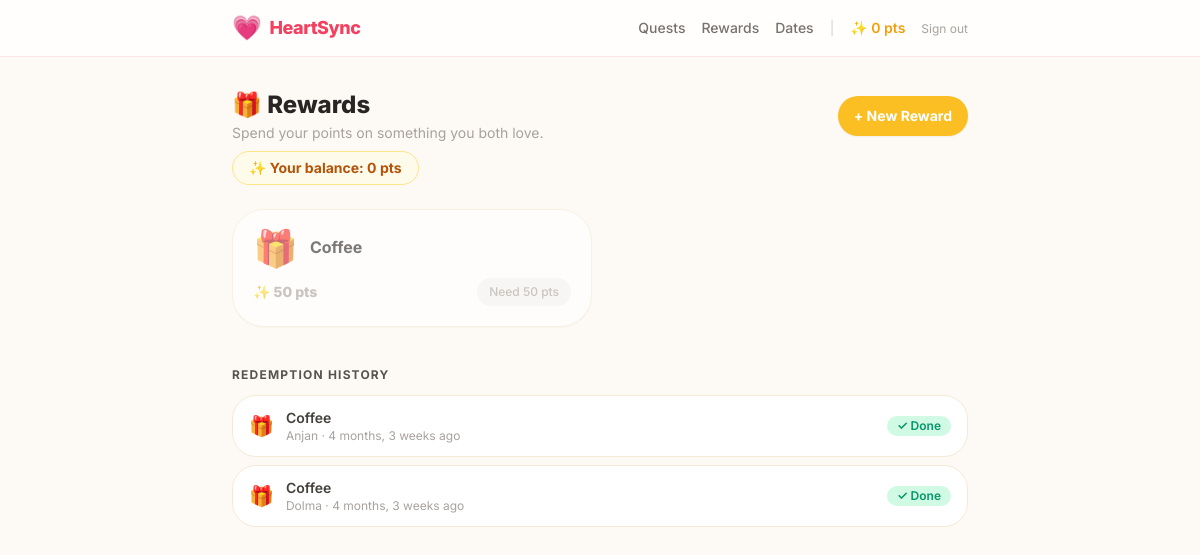
/rewards/ (signed in), run on the app's committed database.
### core/models.py (models this page shows, shortened)
class Profile(models.Model):
    user = models.OneToOneField(User, on_delete=models.CASCADE, related_name="profile")
    house = models.ForeignKey(
        House,
        on_delete=models.CASCADE,
        related_name="profiles",
        null=True,
        blank=True,
    )
    display_name = models.CharField(max_length=60, blank=True)
    avatar = models.ImageField(upload_to="avatars/", null=True, blank=True)
    points_balance = models.PositiveIntegerField(default=0)
    total_points_earned = models.PositiveIntegerField(default=0)
    joined_at = models.DateTimeField(auto_now_add=True)

class Reward(models.Model):
    objects = RewardManager()
    house = models.ForeignKey(House, on_delete=models.CASCADE, related_name="rewards")
    title = models.CharField(max_length=150)
    description = models.TextField(blank=True)
    cost = models.PositiveIntegerField(help_text="Points required to redeem.")
    icon = models.CharField(
        max_length=10,
        blank=True,
        help_text="Optional emoji icon, e.g. 💆 or 🍕",
    )
    is_active = models.BooleanField(default=True)
    created_at = models.DateTimeField(auto_now_add=True)
    def redeem(self, profile: Profile):
        """Spend points from a profile's balance to claim this reward."""
        if self.house != profile.house:
            raise ValidationError("Profile does not belong to this House.")
        if not self.is_active:
            raise ValidationError("This reward is no longer available.")
        profile.spend_points(self.cost)
        if self.cost <= 50:
            weeks = 2
        elif self.cost <= 100:
            weeks = 3
        else:
            weeks = 4
        deadline = timezone.localdate() + datetime.timedelta(weeks=weeks)
        return Redemption.objects.create(reward=self, redeemed_by=profile, deadline=deadline)

class Redemption(models.Model):
    reward = models.ForeignKey(
        Reward, on_delete=models.CASCADE, related_name="redemptions"
    )
    redeemed_by = models.ForeignKey(
        Profile, on_delete=models.CASCADE, related_name="redemptions"
    )
    redeemed_at = models.DateTimeField(auto_now_add=True)
    is_fulfilled = models.BooleanField(
        default=False,
        help_text="The other partner marks this True when the reward is delivered.",
    )
    deadline = models.DateField(
        null=True,
        blank=True,
        help_text="Date by which the partner should fulfill this reward.",
    )

### core/dashboard_views.py (the view)
# urls.py: path("rewards/",                dv.RewardListView.as_view(),           name="reward-list"),
class RewardListView(HouseMemberRequiredMixin, ListView):
    template_name = "core/rewards/list.html"
    context_object_name = "rewards"
    def get_queryset(self):
        return Reward.objects.for_user(self.request.user).active().order_by("cost")
    def get_context_data(self, **kwargs):
        ctx = super().get_context_data(**kwargs)
        ctx["profile"] = self.request.user.profile
        profile = self.request.user.profile
        ctx["affordable_ids"] = set(
            Reward.objects.for_user(self.request.user)
            .affordable_for(profile)
            .values_list("id", flat=True)
        )
        ctx["recent_redemptions"] = (
            Redemption.objects
            .filter(reward__house=self.house)
            .select_related("redeemed_by", "reward")
            .order_by("-redeemed_at")[:10]
        )
        return ctx

### core/access.py (called while the page is built)
def _get_house_or_redirect(user):
    try:
        house = user.profile.house
    except ObjectDoesNotExist:
        return None, redirect(reverse(JOIN_OR_CREATE_HOUSE_URL))
    if house is None:
        return None, redirect(reverse(JOIN_OR_CREATE_HOUSE_URL))
    return house, None

    def dispatch(self, request, *args, **kwargs):
        if not request.user.is_authenticated:
            return self.handle_no_permission()
        house, redirect_response = _get_house_or_redirect(request.user)
        if redirect_response:
            return redirect_response
        self.house = house
        return super(LoginRequiredMixin, self).dispatch(request, *args, **kwargs)

### core/managers.py (called while the page is built)
    def for_user(self, user):
        return self.filter(house=user.profile.house)

    def active(self):
        return self.filter(is_active=True)

    def affordable_for(self, profile):
        return self.active().filter(cost__lte=profile.points_balance)

    def get_queryset(self):
        return RewardQuerySet(self.model, using=self._db)

    def for_user(self, user):
        return self.get_queryset().for_user(user)

### core/templates/core/rewards/list.html (shortened to what this page needs)
{% extends "core/base.html" %}
{% block content %}
<div class="flex items-center justify-between mb-2">
  <div>
    <h1 class="text-2xl font-extrabold text-stone-800">🎁 Rewards</h1>
    <p class="text-sm text-stone-400 mt-0.5">Spend your points on something you both love.</p>
  </div>
  <a href="{% url 'core:reward-create' %}"
     class="bg-gold-400 hover:bg-amber-500 active:scale-95 text-white font-bold
            rounded-2xl px-4 py-2.5 text-sm transition-all duration-150 shadow-sm">
    + New Reward
  </a>
</div>
<div class="inline-flex items-center gap-2 bg-gold-50 border border-amber-200
            rounded-full px-4 py-1.5 mb-6 text-sm font-bold text-amber-700">
  ✨ Your balance: {{ profile.points_balance }} pts
</div>
{% if rewards %}
<div class="grid grid-cols-1 sm:grid-cols-2 gap-4 mb-10">
  {% for reward in rewards %}
  <div class="bg-white border rounded-3xl px-5 py-5 shadow-sm transition-all duration-200
              {% if reward.id in affordable_ids %}
                border-amber-200 hover:shadow-md hover:border-amber-300
              {% else %}
                border-cream-200 opacity-60
              {% endif %}">
    <div class="flex items-center gap-3 mb-3">
      <span class="text-4xl leading-none">{{ reward.icon|default:"🎁" }}</span>
      <div>
        <h3 class="font-bold text-stone-800 leading-tight">{{ reward.title }}</h3>
      </div>
    </div>
    <div class="flex items-center justify-between">
      <span class="inline-flex items-center gap-1 text-sm font-extrabold
                   {% if reward.id in affordable_ids %}text-amber-600{% else %}text-stone-400{% endif %}">
        ✨ {{ reward.cost }} pts
      </span>
      {% if reward.id in affordable_ids %}
      <form method="post" action="{% url 'core:reward-redeem' reward.pk %}">
        {% csrf_token %}
        <button type="submit"
                class="bg-amber-400 hover:bg-amber-500 active:scale-95 text-white font-bold
                       rounded-2xl px-4 py-1.5 text-sm transition-all duration-150">
          Redeem 💫
        </button>
      </form>
      {% else %}
      <span class="text-xs text-stone-400 bg-stone-100 rounded-2xl px-3 py-1.5 font-medium">
        Need {{ reward.cost }} pts
      </span>
      {% endif %}
    </div>
  </div>
  {% endfor %}
</div>
{% endif %}
{% if recent_redemptions %}
<div>
  <h2 class="font-bold text-stone-600 text-xs uppercase tracking-widest mb-3">Redemption History</h2>
  <div class="space-y-2">
    {% for r in recent_redemptions %}
    <div class="bg-white rounded-2xl border px-4 py-3
                {% if not r.is_fulfilled and r.deadline %}
                  {% if r.is_overdue %}border-rose-300{% elif r.days_remaining <= 3 %}border-amber-300{% else %}border-cream-200{% endif %}
                {% else %}border-cream-200{% endif %}">
      <div class="flex items-center gap-3">
        <span class="text-xl shrink-0">{{ r.reward.icon|default:"🎁" }}</span>
        <div class="flex-1 min-w-0">
          <p class="text-sm font-semibold text-stone-700 truncate">{{ r.reward.title }}</p>
          <p class="text-xs text-stone-400">
            {{ r.redeemed_by.display_name }} · {{ r.redeemed_at|timesince }} ago
          </p>
        </div>
        {% if r.is_fulfilled %}
        <span class="shrink-0 text-xs bg-emerald-100 text-emerald-600 font-semibold rounded-full px-2.5 py-0.5">
          ✓ Done
        </span>
        {% endif %}
      </div>
    </div>
    {% endfor %}
  </div>
</div>
{% endif %}
{% endblock %}

### core/templates/core/base.html (shortened to what this page needs)
<!DOCTYPE html>
<html lang="en" class="h-full">
<head>
  <script src="https://cdn.tailwindcss.com"></script>
</head>
<body class="min-h-full font-sans text-stone-800">
  <nav class="bg-white/80 backdrop-blur border-b border-rose-100 sticky top-0 z-30">
    <div class="max-w-3xl mx-auto px-4 h-14 flex items-center justify-between">
      <a href="{% url 'core:dashboard' %}" class="flex items-center gap-2 font-extrabold text-rose-500 text-lg tracking-tight">
        <span class="text-2xl">💗</span> HeartSync
      </a>
      {% if request.user.is_authenticated %}
      <div class="flex items-center gap-4 text-sm">
        <a href="{% url 'core:quest-list' %}"
           class="text-stone-500 hover:text-rose-500 font-medium transition">Quests</a>
        <a href="{% url 'core:reward-list' %}"
           class="text-stone-500 hover:text-rose-500 font-medium transition">Rewards</a>
        <a href="{% url 'core:date-list' %}"
           class="text-stone-500 hover:text-rose-500 font-medium transition">Dates</a>
        <span class="text-stone-300">|</span>
        <span class="font-semibold text-gold-500">
          ✨ {% if request.user.profile %}{{ request.user.profile.points_balance }}{% else %}0{% endif %} pts
        </span>
        <form method="post" action="{% url 'logout' %}">
          <button class="text-stone-400 hover:text-rose-400 transition text-xs">Sign out</button>
        </form>
      </div>
      {% endif %}
    </div>
  </nav>
  <main class="max-w-3xl mx-auto px-4 py-8">
    {% block content %}{% endblock %}
  </main>
</body>
</html>

### core/templates/core/base.html (style rules this page uses)
body { background-color: #fdfaf5; }

### data on the page
Profile: points_balance "0"
Reward: icon "🎁", title "Coffee", cost "50"
Redemption: reward.icon "🎁", reward "Coffee", redeemed_by.display_name "Anjan", redeemed_at "4 months, 3 weeks", is_fulfilled "✓ Done"
Redemption: reward.icon "🎁", reward "Coffee", redeemed_by.display_name "Dolma", redeemed_at "4 months, 3 weeks", is_fulfilled "✓ Done"

### other printed values
{{ request.user.profile.points_balance }} "0"
